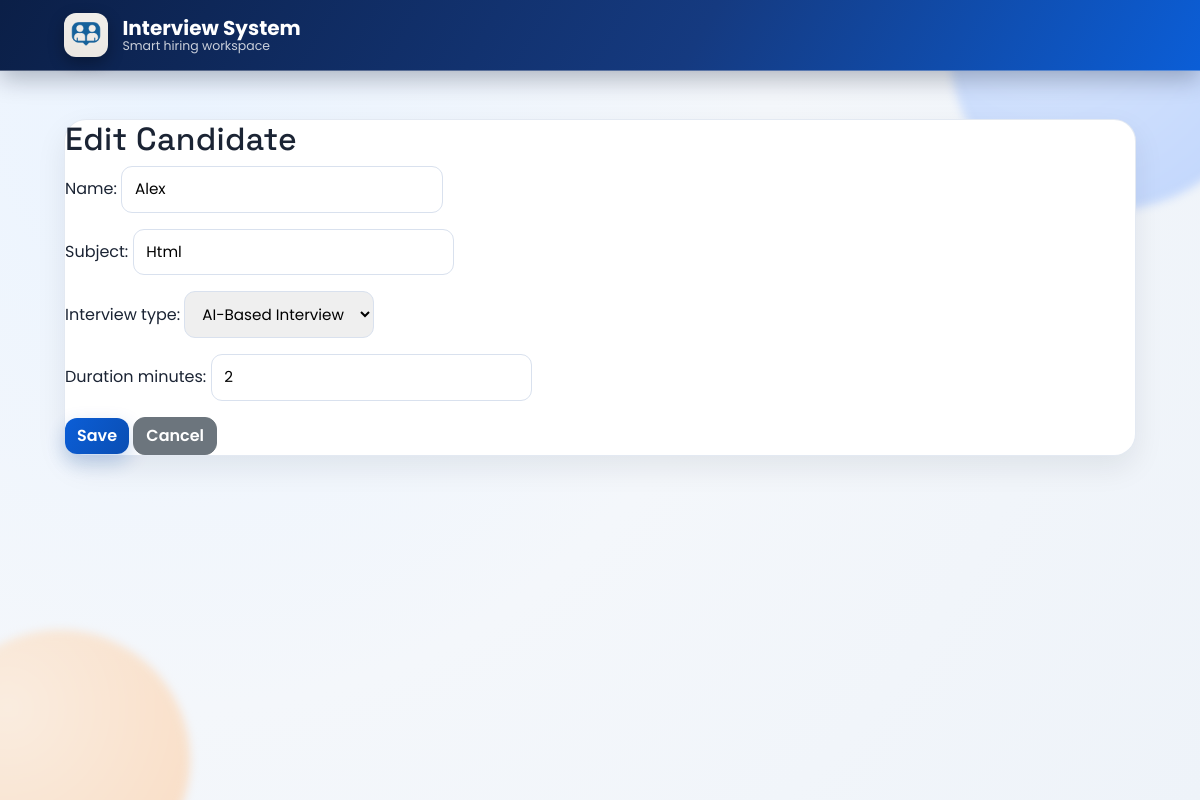
/candidate/1/edit/, run on the app's committed database.
### accounts/models.py (models this page shows, shortened)
class Candidate(models.Model):
    candidate_id = models.AutoField(primary_key=True)
    name = models.CharField(max_length=255)
    registration_date = models.DateTimeField(auto_now_add=True)
    subject = models.CharField(max_length=255)
    verdict = models.CharField(max_length=20 , null=True , blank=True),
    INTERVIEW_TYPE_CHOICES = [
        ("AI" , "AI-Based Interview"),
        ("Manual" , "Manual Interview")
    ]
    interview_type = models.CharField(
        max_length=10,
        choices= INTERVIEW_TYPE_CHOICES,
        default="Manual",
    )
    assigned_questions = models.ManyToManyField(Question, blank=True)
    duration_minutes = models.IntegerField(default=60)

### accounts/views.py (the view)
# urls.py: path('candidate/<int:pk>/edit/' , views.candidate_edit , name = "candidate_edit"),
async def candidate_edit(request, pk):
    candidate = await a_get_object(Candidate, pk=pk)
    if request.method == "POST":
        form = CandidateForm(request.POST, instance=candidate)
        if form.is_valid():
            await sync_to_async(form.save)()
            return redirect('candidate_list')
    else:
        form = CandidateForm(instance=candidate)
    return render(request, "accounts/candidates/form.html", {"form": form})

### accounts/forms.py
class CandidateForm(forms.ModelForm):
    class Meta:
        model = Candidate
        fields = ['name' , 'subject' , 'interview_type' , 'duration_minutes']

### accounts/templates/accounts/candidates/form.html
{% extends "accounts/base.html" %} {% load static %} {% block content %}
<div class="form-container">
  <h2>{{ form.instance.pk|yesno:"Edit Candidate,Add Candidate" }}</h2>
  <form method="POST">
    {% csrf_token %} {{ form.as_p }}
    <div class="form-buttons">
      <button type="submit" class="btn btn-primary">Save</button>
      <a href="{% url 'candidate_list' %}" class="btn btn-secondary">Cancel</a>
    </div>
  </form>
</div>
{% endblock %}

### accounts/static/accounts/css/style_v2.css (style rules this page uses)
:root { --bg-base: #f4f7fb; --bg-panel: #ffffff; --ink-strong: #1b2434; --ink-soft: #5f6b7f; --ink-muted: #8994a8; --brand-500: #0b5ed7; --brand-600: #0a4eb3; --brand-100: #d8e7ff; --accent-500: #ff8c42; --accent-100: #ffe7d6; --success-500: #1fa971; --danger-500: #d53b4f; --warning-500: #c98900; --border-soft: #d9e1ee; --shadow-soft: 0 12px 30px rgba(16, 24, 40, 0.08); --shadow-card: 0 20px 45px rgba(21, 35, 58, 0.1); --radius-lg: 22px; --radius-md: 16px; --radius-sm: 12px; --font-body: "Poppins", sans-serif; --font-title: "Space Grotesk", sans-serif; }
* { box-sizing: border-box; }
body.app-body { margin: 0; min-height: 100vh; background: radial-gradient(circle at 15% 15%, #ebf4ff 0%, var(--bg-base) 48%, #eef3f9 100%); color: var(--ink-strong); font-family: var(--font-body); }
h1, h2, h3, h4, h5, h6 { font-family: var(--font-title); letter-spacing: 0.01em; }
.btn { border-radius: 12px; font-weight: 600; transition: transform 0.18s ease, box-shadow 0.2s ease, background-color 0.2s ease; }
.btn-primary { background: linear-gradient(120deg, var(--brand-500), var(--brand-600)); border: none; box-shadow: 0 8px 20px rgba(10, 78, 179, 0.24); }
.form-container, .qform-wrapper, .prompt-card, .interview-start-container, .interview-complete-container, .confirm-delete-container, .link-page-container, .auth-card { background: var(--bg-panel); border: 1px solid rgba(217, 225, 238, 0.72); border-radius: var(--radius-lg); box-shadow: var(--shadow-soft); }
.form-control, .form-select, textarea, .qform-wrapper input, .qform-wrapper select, .qform-wrapper textarea, .form-container input, .form-container select, .form-container textarea { border: 1px solid var(--border-soft); border-radius: 11px; padding: 0.68rem 0.8rem; font-size: 0.95rem; }

### data on the page
Candidate: instance.pk "Edit Candidate", name "Alex", subject "Html", interview_type "AI-Based Interview", duration_minutes "2"
